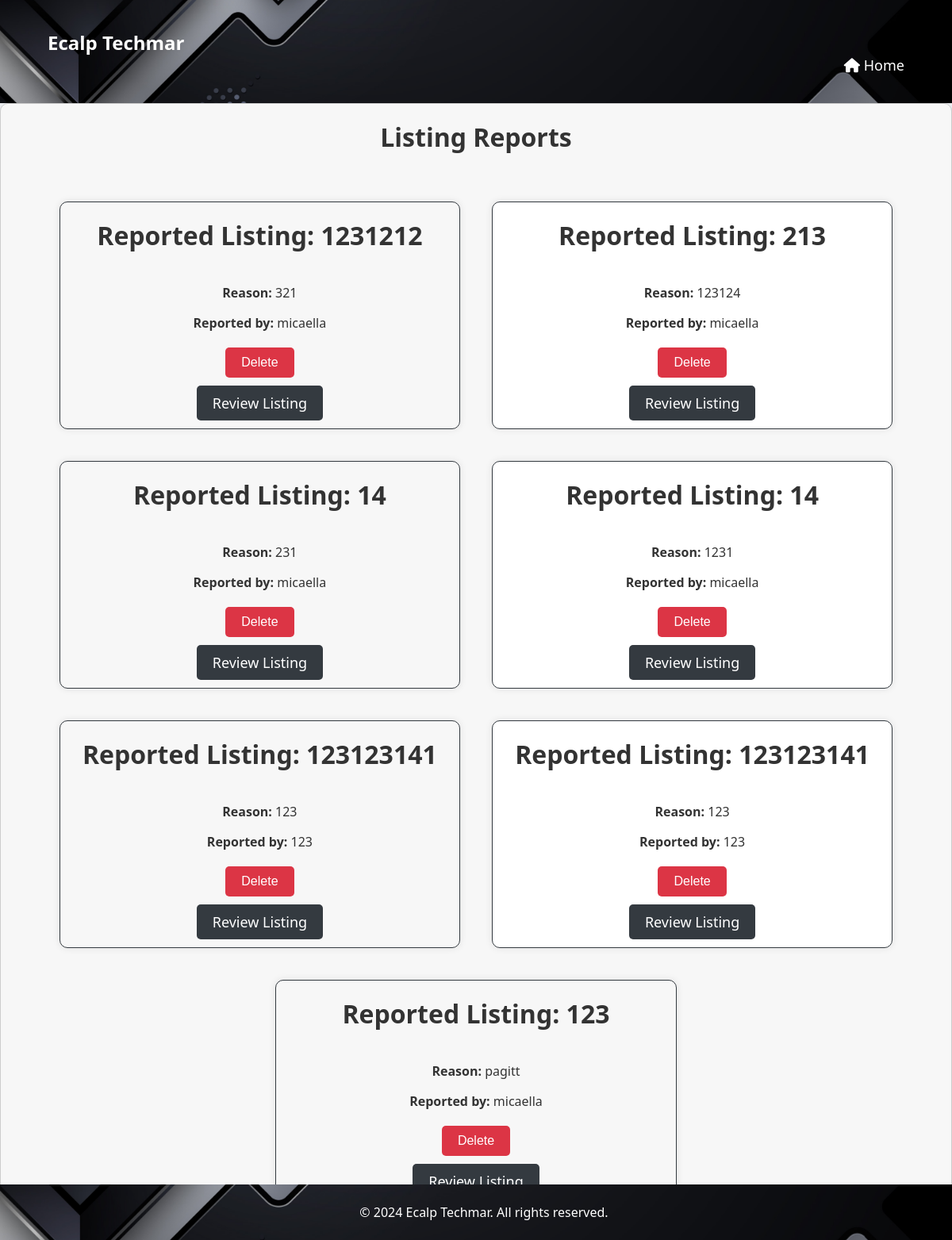
Page /listing_reports/ (signed in) on the earlier database version.
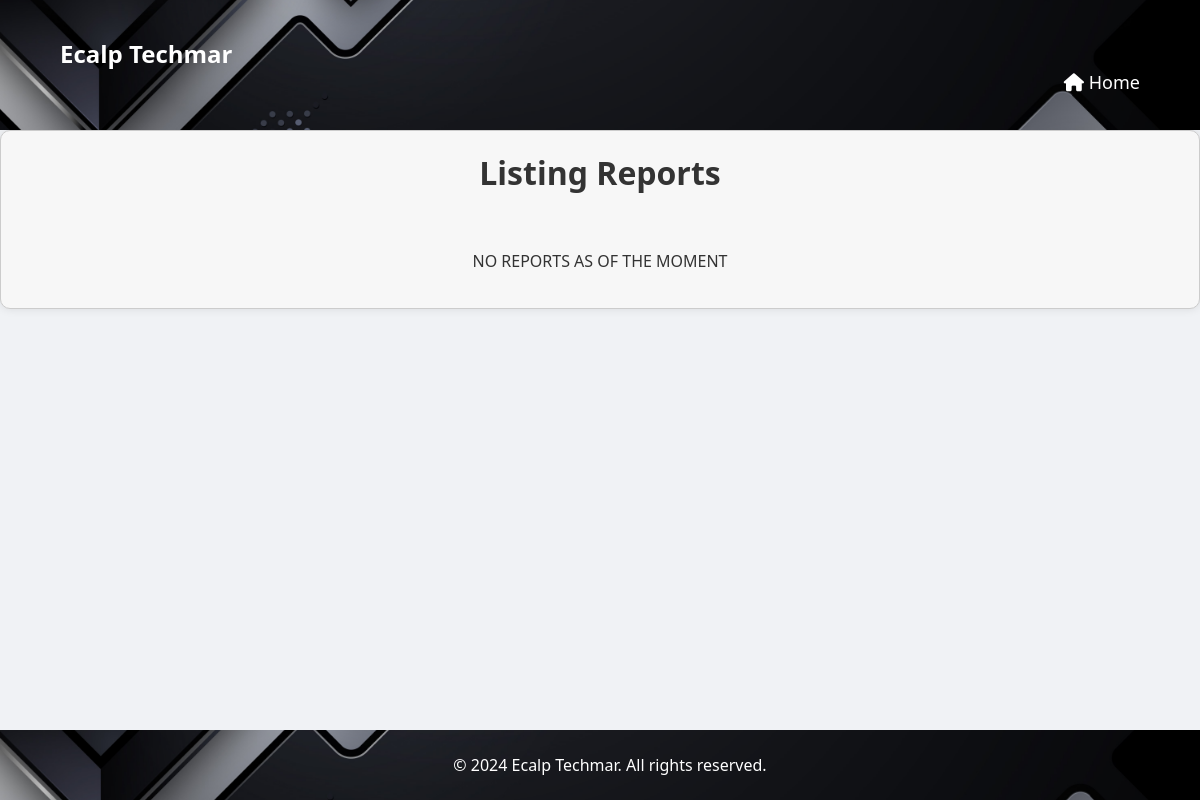
Same page on the later database version.
### newsfeed/models.py (models this page shows, shortened)
class Report(models.Model):
    product = models.ForeignKey(Product, on_delete=models.CASCADE)
    user = models.ForeignKey(User, on_delete=models.CASCADE)
    reason = models.TextField()
    created_at = models.DateTimeField(auto_now_add=True)
    class Meta:
        verbose_name = 'Listing Report'
        verbose_name_plural = 'Listing Reports'

class Product(models.Model):
    title = models.CharField(max_length=255)
    description = models.TextField()
    price = models.DecimalField(max_digits=10, decimal_places=2)
    image = models.ImageField(upload_to='products/')
    mobile_number = models.CharField(max_length=20)
    location = models.CharField(max_length=255)
    user = models.ForeignKey(User, on_delete=models.CASCADE)
    created_at = models.DateTimeField(auto_now_add=True)
    category = models.CharField(max_length=50, choices=[('Electronics', 'Electronics'), ('Fashion and Beauty', 'Fashion and Beauty'), ('Home and Garden', 'Home and Garden'), ('Sports and Leisure', 'Sports and Leisure'), ('Others', 'Others')], default='Others')
    is_active = models.BooleanField(default=True)
    deleted_at = models.DateTimeField(null=True, blank=True)

### custom_admin/views.py (the view)
# urls.py: path('listing_reports/', views.listing_reports, name='listing_reports'),
@login_required
@user_passes_test(is_staff)
def listing_reports(request):
    reports = Report.objects.all()
    return render(request, 'listing_reports.html', {'reports': reports})

### custom_admin/views.py (called while the page is built)
def is_staff(user):
    return user.is_staff or user.is_superuser

### custom_admin/templates/listing_reports.html (shortened to what this page needs)
<!DOCTYPE html>
<html lang="en">
<head>
    {% load static %}
    <link rel="stylesheet" href="{% static 'main/styles.css' %}">
    <link rel="stylesheet" href="https://cdnjs.cloudflare.com/ajax/libs/font-awesome/6.0.0-beta3/css/all.min.css">
</head>
<body>
    <header>
    <div class="container">
        <h1 class="logo">Ecalp Techmar</h1>
        <nav>
            <ul>
                  <li><a href="{% url 'custom_admin:admin_dashboard' %}"><i class="fas fa-home"></i> Home</a></li>
            </ul>
        </nav>
    </div>
</header>
<section id="listing-reports">
    <h2>Listing Reports</h2>
    <div class="reports">
        {% if reports %}
            {% for report in reports %}
                <div class="report">
                    <h2>Reported Listing: {{ report.product.title }}</h2>
                    <div class="report-details">
                        <p><strong>Reason:</strong> {{ report.reason }}</p>
                        <p><strong>Reported by:</strong> {{ report.user.username }}</p>
                    </div>
                    <div class="button-group">
                        <div class="delete-button-container">
                            <button class="new-delete-button">
                                <a href="{% url 'custom_admin:delete_listing_report' report.pk %}" onclick="return confirm('Are you sure you want to delete this report?')">
                                    Delete
                                </a>
                            </button>
                        </div>
                        <a href="{% url 'newsfeed:listing_detail' report.product.pk %}" class="btn btn-primary">Review Listing</a>
                    </div>
                </div>
            {% endfor %}
        {% else %}
            <p>NO REPORTS AS OF THE MOMENT</p>
        {% endif %}
    </div>
</section>
     <footer>
        <div class="container">
            <div class="footer-content">
                <p style="text-align: center; width: 100%;">&copy; 2024 Ecalp Techmar. All rights reserved.</p>
            </div>
        </div>
    </footer>
</body>
</html>

Differences in the rows shown:
removed Report: product "1231212", reason "321", user.username "micaella"
removed Report: product "213", reason "123124", user.username "micaella"
removed Report: product "14", reason "231", user.username "micaella"
removed Report: product "14", reason "1231", user.username "micaella"
removed Report: product "123123141", reason "123", user.username "123"
removed Report: product "123123141", reason "123", user.username "123"
removed Report: product "123", reason "pagitt", user.username "micaella"
Other differences:
text now shown: "NO REPORTS AS OF THE MOMENT"
